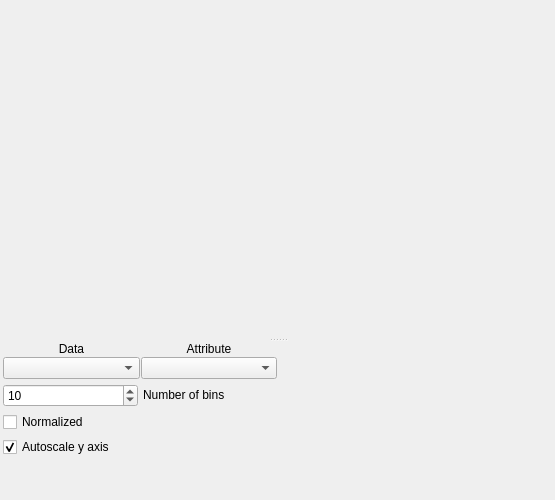
<?xml version="1.0" encoding="UTF-8"?>
<ui version="4.0">
 <class>HistogramWidget</class>
 <widget class="QWidget" name="HistogramWidget">
  <property name="geometry">
   <rect>
    <x>0</x>
    <y>0</y>
    <width>555</width>
    <height>500</height>
   </rect>
  </property>
  <property name="focusPolicy">
   <enum>Qt::StrongFocus</enum>
  </property>
  <property name="windowTitle">
   <string>Form</string>
  </property>
  <property name="styleSheet">
   <string notr="true"/>
  </property>
  <layout class="QVBoxLayout" name="verticalLayout_4">
   <property name="margin">
    <number>3</number>
   </property>
   <item>
    <widget class="QSplitter" name="splitter">
     <property name="orientation">
      <enum>Qt::Vertical</enum>
     </property>
     <widget class="MplWidget" name="mplWidget" native="true">
      <property name="sizePolicy">
       <sizepolicy hsizetype="Expanding" vsizetype="Expanding">
        <horstretch>0</horstretch>
        <verstretch>10</verstretch>
       </sizepolicy>
      </property>
      <property name="baseSize">
       <size>
        <width>0</width>
        <height>300</height>
       </size>
      </property>
     </widget>
     <widget class="QWidget" name="layoutWidget">
      <layout class="QHBoxLayout" name="bottom_panel">
       <property name="spacing">
        <number>1</number>
       </property>
       <item>
        <layout class="QVBoxLayout" name="options_layout">
         <property name="spacing">
          <number>5</number>
         </property>
         <item>
          <layout class="QHBoxLayout" name="combo_layout">
           <property name="spacing">
            <number>1</number>
           </property>
           <item>
            <layout class="QVBoxLayout" name="data_layout">
             <property name="spacing">
              <number>1</number>
             </property>
             <item>
              <widget class="QLabel" name="label_3">
               <property name="sizePolicy">
                <sizepolicy hsizetype="Preferred" vsizetype="Fixed">
                 <horstretch>0</horstretch>
                 <verstretch>0</verstretch>
                </sizepolicy>
               </property>
               <property name="text">
                <string>Data</string>
               </property>
               <property name="alignment">
                <set>Qt::AlignCenter</set>
               </property>
              </widget>
             </item>
             <item>
              <widget class="QComboBox" name="dataCombo">
               <property name="toolTip">
                <string>Select a data set</string>
               </property>
              </widget>
             </item>
            </layout>
           </item>
           <item>
            <layout class="QVBoxLayout" name="attribute_layout">
             <property name="spacing">
              <number>1</number>
             </property>
             <item>
              <widget class="QLabel" name="label_4">
               <property name="sizePolicy">
                <sizepolicy hsizetype="Preferred" vsizetype="Fixed">
                 <horstretch>0</horstretch>
                 <verstretch>0</verstretch>
                </sizepolicy>
               </property>
               <property name="text">
                <string>Attribute</string>
               </property>
               <property name="alignment">
                <set>Qt::AlignCenter</set>
               </property>
              </widget>
             </item>
             <item>
              <widget class="QComboBox" name="attributeCombo">
               <property name="toolTip">
                <string>Select an attribute</string>
               </property>
              </widget>
             </item>
            </layout>
           </item>
          </layout>
         </item>
         <item>
          <layout class="QHBoxLayout" name="width_layout">
           <property name="spacing">
            <number>5</number>
           </property>
           <item>
            <widget class="QDoubleSpinBox" name="binSpinBox">
             <property name="toolTip">
              <string>Define the histogram bin width</string>
             </property>
             <property name="decimals">
              <number>0</number>
             </property>
             <property name="minimum">
              <double>1.000000000000000</double>
             </property>
             <property name="maximum">
              <double>100000.000000000000000</double>
             </property>
             <property name="singleStep">
              <double>3.000000000000000</double>
             </property>
             <property name="value">
              <double>10.000000000000000</double>
             </property>
            </widget>
           </item>
           <item>
            <widget class="QLabel" name="label">
             <property name="sizePolicy">
              <sizepolicy hsizetype="Preferred" vsizetype="Fixed">
               <horstretch>0</horstretch>
               <verstretch>0</verstretch>
              </sizepolicy>
             </property>
             <property name="text">
              <string>Number of bins</string>
             </property>
            </widget>
           </item>
          </layout>
         </item>
         <item>
          <widget class="QCheckBox" name="normalized_box">
           <property name="text">
            <string>Normalized</string>
           </property>
          </widget>
         </item>
         <item>
          <widget class="QCheckBox" name="autoscale_box">
           <property name="text">
            <string>Autoscale y axis</string>
           </property>
           <property name="checked">
            <bool>true</bool>
           </property>
          </widget>
         </item>
         <item>
          <spacer name="verticalSpacer">
           <property name="orientation">
            <enum>Qt::Vertical</enum>
           </property>
           <property name="sizeType">
            <enum>QSizePolicy::Expanding</enum>
           </property>
           <property name="sizeHint" stdset="0">
            <size>
             <width>20</width>
             <height>40</height>
            </size>
           </property>
          </spacer>
         </item>
        </layout>
       </item>
       <item>
        <widget class="LayerTreeWidget" name="layerTree" native="true">
         <property name="sizePolicy">
          <sizepolicy hsizetype="Preferred" vsizetype="Expanding">
           <horstretch>0</horstretch>
           <verstretch>1</verstretch>
          </sizepolicy>
         </property>
        </widget>
       </item>
      </layout>
     </widget>
    </widget>
   </item>
  </layout>
 </widget>
 <customwidgets>
  <customwidget>
   <class>LayerTreeWidget</class>
   <extends>QWidget</extends>
   <header>..widgets.layer_tree_widget</header>
   <container>1</container>
  </customwidget>
  <customwidget>
   <class>MplWidget</class>
   <extends>QWidget</extends>
   <header>..widgets.mpl_widget</header>
   <container>1</container>
  </customwidget>
 </customwidgets>
 <resources/>
 <connections/>
</ui>
